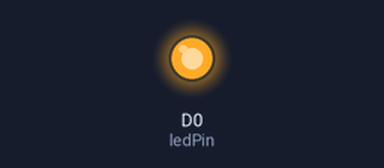
The sketch below on a simulated ESP8266 (NodeMCU). Parts: output pins drawn as LEDs (lit = HIGH).

Above: at 0.2 s.
At 6.2 s:
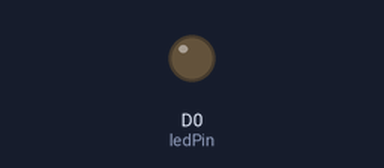
Timing chart, 0 to 10.4 s (numbered marks = the images above):
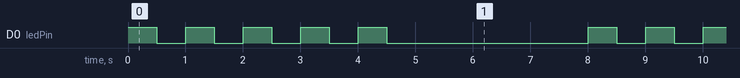

The sketch:

Exercise2.ino
```cpp
// First, we define the variables we want to use.
// Here we have a single LED, we create a variable to
// store a reference to the Pin its on.
// In this case, its D0 (look closely at the Core to find it, bottom right)
int ledPin = D0;
// You'll need to wire an LED to this Pin to see it blink.


// This routine runs only once at the beginning
// As the name suggests we use it to set everything up

void setup() {
  // We want to tell the Core that we'll use
  // D0 as an output pin.
  pinMode(ledPin, OUTPUT);

  // pinMode and other operations should happen here and not in the loop
  // it gets messy otherwise.
}

// This gets called over and over
void loop() {
  // Now let's make this LED blink

  // repeat 5 times
  for( int i = 0; i < 5; i++ )
  {
    // First... On
    digitalWrite(ledPin, HIGH);   // Turn ON the LED pins
    delay(500);               // Wait for 500mS = 1/2 second

    // Now... Off
    digitalWrite(ledPin, LOW);   // Turn OFF the LED pins
    delay(500);               // Wait for 500mS = 1/2 second
  }

  // once it has looped 5 times
  // wait 3 seconds
  delay(3000);


}
```

Measured:
- by itself, D0 (ledPin): repeats every 8.0 s: 4 × (LOW 0.50 s, HIGH 0.50 s), LOW 3.5 s, HIGH 0.50 s
- by itself, everything shown: repeats every 8.0 s, in 10 steps
